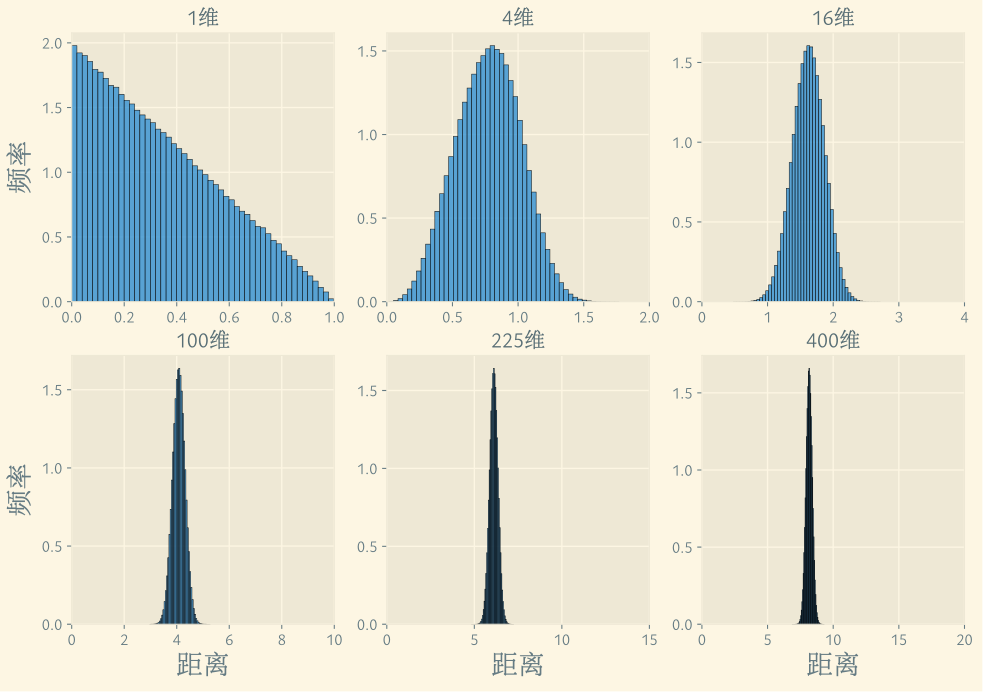

Recreate this plot in Python.
import matplotlib.pyplot as plt
import matplotlib.ticker as ticker
import seaborn as sns
import numpy as np
from scipy.spatial.distance import pdist

np.random.seed(1)

m, dim = 2000, [1, 4, 16, 100, 225, 400]
with plt.style.context('Solarize_Light2'):

    plt.rcParams.update({
        "font.family": ["Ysabeau Office", "LXGW Neo ZhiSong Screen Full"],
        "axes.unicode_minus": True,
        "savefig.bbox": "tight",
        "font.size": 12,
        'axes.labelsize': '20',
        'text.color': "#586e75",
    })

    fig, axs = plt.subplots(2, 3, figsize=(12, 8))

    for ax, d in zip(axs.ravel(), dim):

        X = np.random.rand(m, d)
        dist = pdist(X, metric='euclidean')
        sns.histplot(dist, bins=50, stat="density", ax=ax)
        ax.set_xlim(0, np.sqrt(d))
        ax.set_title(f"{d}维")
        ax.yaxis.set_major_locator(ticker.MultipleLocator(0.5))

    for axi in axs[0, :]:
        axi.set_xlabel('')

    for axi in axs[1, :]:
        axi.set_xlabel('距离')

    for axi in axs[:, 0]:
        axi.set_ylabel('频率')

    for axi in axs[:, 1]:
        axi.set_ylabel('')

    for axi in axs[:, 2]:
        axi.set_ylabel('')

    fig.savefig("dimension-curse.svg")
